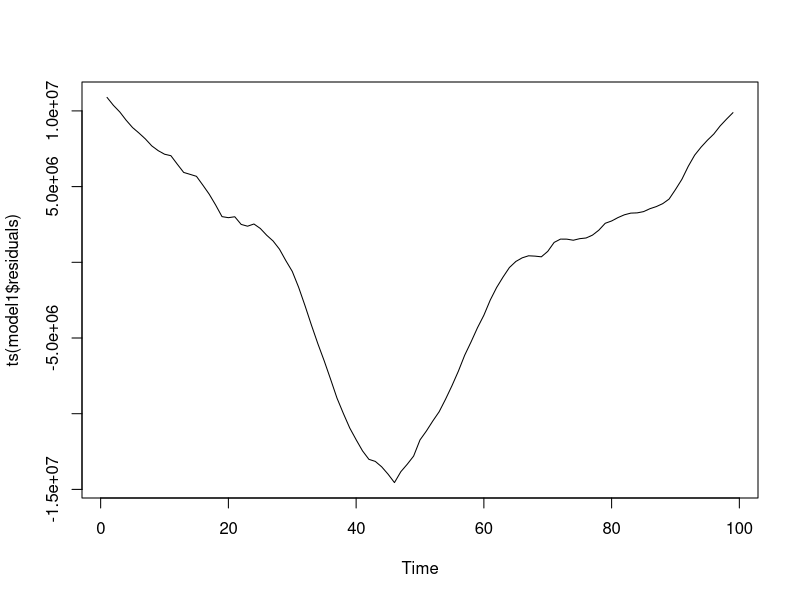
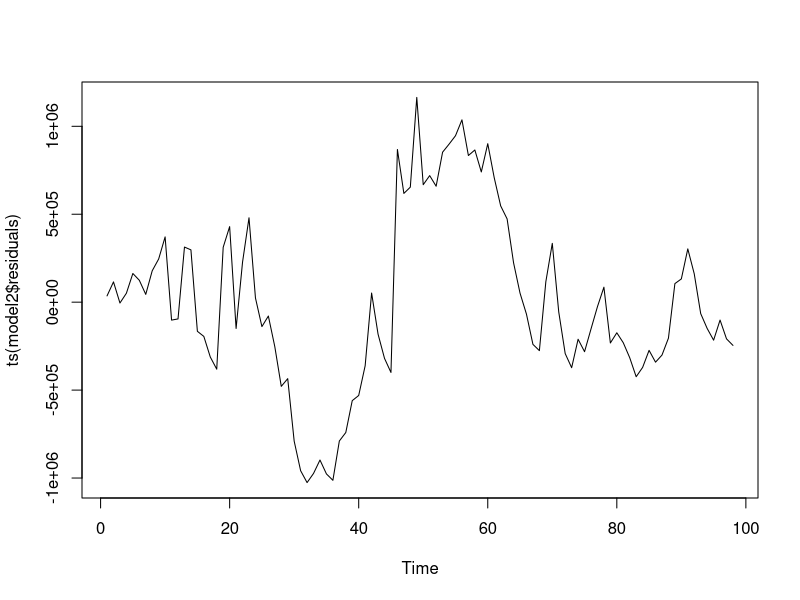
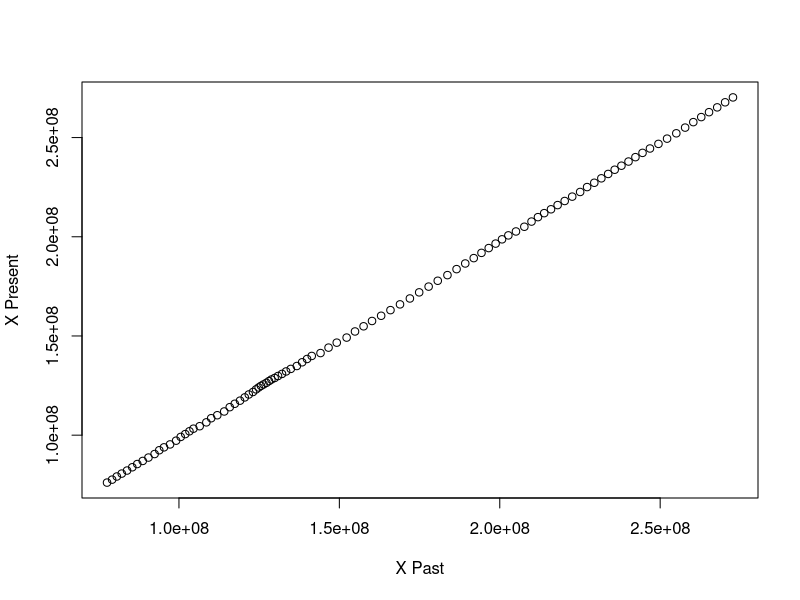
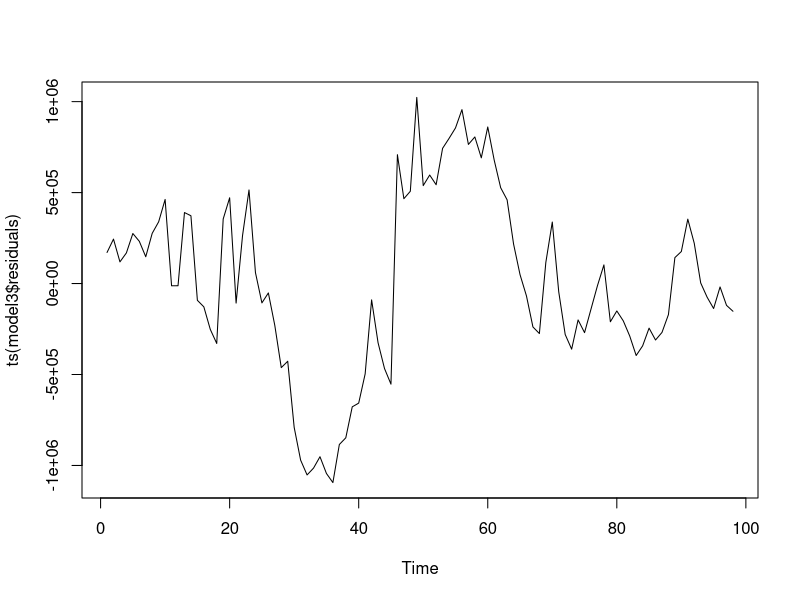

These figures' R source, in order:
## ---- chunk 1
knitr::opts_knit$set(root.dir = 'C:/Users/neide/OneDrive/Documents/TimeSeriesR/Data')
## ---- chunk 2
pop <- read.table("USpop.dat")
pop <- ts(pop, start = 1901)
n <- length(pop)
time <- seq(1,n)
model1 <- lm(pop ~ time)
summary(model1)
plot(ts(model1$residuals))
## ---- chunk 3
model2 <- lm(pop[-1] ~ pop[-n])
summary(model2)
plot(ts(model2$residuals))
## ---- chunk 4
cor(pop[-1],pop[-n])
plot(pop[-1],pop[-n],xlab="X Past",ylab="X Present")
## ---- chunk 5
model3 <- lm(pop[-1] ~ pop[-n] + time[-1])
summary(model3)
plot(ts(model3$residuals))
